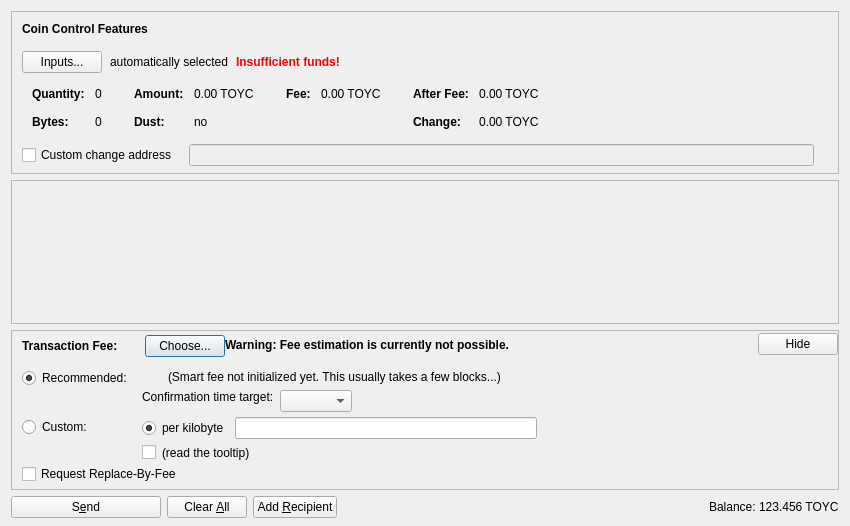
<?xml version="1.0" encoding="UTF-8"?>
<ui version="4.0">
 <class>SendCoinsDialog</class>
 <widget class="QDialog" name="SendCoinsDialog">
  <property name="geometry">
   <rect>
    <x>0</x>
    <y>0</y>
    <width>850</width>
    <height>526</height>
   </rect>
  </property>
  <property name="windowTitle">
   <string>Send Coins</string>
  </property>
  <layout class="QVBoxLayout" name="verticalLayout" stretch="0,1,0,0">
   <property name="bottomMargin">
    <number>8</number>
   </property>
   <item>
    <widget class="QFrame" name="frameCoinControl">
     <property name="sizePolicy">
      <sizepolicy hsizetype="Expanding" vsizetype="Expanding">
       <horstretch>0</horstretch>
       <verstretch>0</verstretch>
      </sizepolicy>
     </property>
     <property name="maximumSize">
      <size>
       <width>16777215</width>
       <height>16777215</height>
      </size>
     </property>
     <property name="frameShape">
      <enum>QFrame::StyledPanel</enum>
     </property>
     <property name="frameShadow">
      <enum>QFrame::Sunken</enum>
     </property>
     <layout class="QVBoxLayout" name="verticalLayoutCoinControl2">
      <property name="spacing">
       <number>0</number>
      </property>
      <property name="leftMargin">
       <number>0</number>
      </property>
      <property name="topMargin">
       <number>0</number>
      </property>
      <property name="rightMargin">
       <number>0</number>
      </property>
      <property name="bottomMargin">
       <number>6</number>
      </property>
      <item>
       <layout class="QVBoxLayout" name="verticalLayoutCoinControl" stretch="0,0,0,0,1">
        <property name="spacing">
         <number>0</number>
        </property>
        <property name="leftMargin">
         <number>10</number>
        </property>
        <property name="topMargin">
         <number>10</number>
        </property>
        <item>
         <layout class="QHBoxLayout" name="horizontalLayoutCoinControl1">
          <property name="bottomMargin">
           <number>15</number>
          </property>
          <item>
           <widget class="QLabel" name="labelCoinControlFeatures">
            <property name="sizePolicy">
             <sizepolicy hsizetype="Preferred" vsizetype="Maximum">
              <horstretch>0</horstretch>
              <verstretch>0</verstretch>
             </sizepolicy>
            </property>
            <property name="font">
             <font>
              <weight>75</weight>
              <bold>true</bold>
             </font>
            </property>
            <property name="styleSheet">
             <string notr="true">font-weight:bold;</string>
            </property>
            <property name="text">
             <string>Coin Control Features</string>
            </property>
           </widget>
          </item>
         </layout>
        </item>
        <item>
         <layout class="QHBoxLayout" name="horizontalLayoutCoinControl2" stretch="0,0,0,0">
          <property name="spacing">
           <number>8</number>
          </property>
          <property name="bottomMargin">
           <number>10</number>
          </property>
          <item>
           <widget class="QPushButton" name="pushButtonCoinControl">
            <property name="styleSheet">
             <string notr="true"/>
            </property>
            <property name="text">
             <string>Inputs...</string>
            </property>
            <property name="autoDefault">
             <bool>false</bool>
            </property>
           </widget>
          </item>
          <item>
           <widget class="QLabel" name="labelCoinControlAutomaticallySelected">
            <property name="text">
             <string>automatically selected</string>
            </property>
            <property name="margin">
             <number>5</number>
            </property>
           </widget>
          </item>
          <item>
           <widget class="QLabel" name="labelCoinControlInsuffFunds">
            <property name="font">
             <font>
              <weight>75</weight>
              <bold>true</bold>
             </font>
            </property>
            <property name="styleSheet">
             <string notr="true">color:red;font-weight:bold;</string>
            </property>
            <property name="text">
             <string>Insufficient funds!</string>
            </property>
            <property name="margin">
             <number>5</number>
            </property>
           </widget>
          </item>
          <item>
           <spacer name="horizontalSpacerCoinControl">
            <property name="orientation">
             <enum>Qt::Horizontal</enum>
            </property>
            <property name="sizeHint" stdset="0">
             <size>
              <width>40</width>
              <height>1</height>
             </size>
            </property>
           </spacer>
          </item>
         </layout>
        </item>
        <item>
         <widget class="QWidget" name="widgetCoinControl" native="true">
          <property name="sizePolicy">
           <sizepolicy hsizetype="Preferred" vsizetype="Preferred">
            <horstretch>0</horstretch>
            <verstretch>0</verstretch>
           </sizepolicy>
          </property>
          <property name="minimumSize">
           <size>
            <width>0</width>
            <height>0</height>
           </size>
          </property>
          <property name="styleSheet">
           <string notr="true"/>
          </property>
          <layout class="QHBoxLayout" name="horizontalLayoutCoinControl5">
           <property name="leftMargin">
            <number>0</number>
           </property>
           <property name="topMargin">
            <number>0</number>
           </property>
           <property name="rightMargin">
            <number>0</number>
           </property>
           <property name="bottomMargin">
            <number>0</number>
           </property>
           <item>
            <layout class="QHBoxLayout" name="horizontalLayoutCoinControl3" stretch="0,0,0,1">
             <property name="spacing">
              <number>20</number>
             </property>
             <property name="topMargin">
              <number>0</number>
             </property>
             <property name="bottomMargin">
              <number>10</number>
             </property>
             <item>
              <layout class="QFormLayout" name="formLayoutCoinControl1">
               <property name="horizontalSpacing">
                <number>10</number>
               </property>
               <property name="verticalSpacing">
                <number>14</number>
               </property>
               <property name="leftMargin">
                <number>10</number>
               </property>
               <property name="topMargin">
                <number>4</number>
               </property>
               <property name="rightMargin">
                <number>6</number>
               </property>
               <item row="0" column="0">
                <widget class="QLabel" name="labelCoinControlQuantityText">
                 <property name="font">
                  <font>
                   <weight>75</weight>
                   <bold>true</bold>
                  </font>
                 </property>
                 <property name="text">
                  <string>Quantity:</string>
                 </property>
                 <property name="margin">
                  <number>0</number>
                 </property>
                </widget>
               </item>
               <item row="0" column="1">
                <widget class="QLabel" name="labelCoinControlQuantity">
                 <property name="cursor">
                  <cursorShape>IBeamCursor</cursorShape>
                 </property>
                 <property name="contextMenuPolicy">
                  <enum>Qt::ActionsContextMenu</enum>
                 </property>
                 <property name="text">
                  <string notr="true">0</string>
                 </property>
                 <property name="margin">
                  <number>0</number>
                 </property>
                 <property name="textInteractionFlags">
                  <set>Qt::LinksAccessibleByMouse|Qt::TextSelectableByKeyboard|Qt::TextSelectableByMouse</set>
                 </property>
                </widget>
               </item>
               <item row="1" column="0">
                <widget class="QLabel" name="labelCoinControlBytesText">
                 <property name="font">
                  <font>
                   <weight>75</weight>
                   <bold>true</bold>
                  </font>
                 </property>
                 <property name="text">
                  <string>Bytes:</string>
                 </property>
                </widget>
               </item>
               <item row="1" column="1">
                <widget class="QLabel" name="labelCoinControlBytes">
                 <property name="cursor">
                  <cursorShape>IBeamCursor</cursorShape>
                 </property>
                 <property name="contextMenuPolicy">
                  <enum>Qt::ActionsContextMenu</enum>
                 </property>
                 <property name="text">
                  <string notr="true">0</string>
                 </property>
                 <property name="textInteractionFlags">
                  <set>Qt::LinksAccessibleByMouse|Qt::TextSelectableByKeyboard|Qt::TextSelectableByMouse</set>
                 </property>
                </widget>
               </item>
              </layout>
             </item>
             <item>
              <layout class="QFormLayout" name="formLayoutCoinControl2">
               <property name="horizontalSpacing">
                <number>10</number>
               </property>
               <property name="verticalSpacing">
                <number>14</number>
               </property>
               <property name="leftMargin">
                <number>6</number>
               </property>
               <property name="topMargin">
                <number>4</number>
               </property>
               <property name="rightMargin">
                <number>6</number>
               </property>
               <item row="0" column="0">
                <widget class="QLabel" name="labelCoinControlAmountText">
                 <property name="font">
                  <font>
                   <weight>75</weight>
                   <bold>true</bold>
                  </font>
                 </property>
                 <property name="text">
                  <string>Amount:</string>
                 </property>
                 <property name="margin">
                  <number>0</number>
                 </property>
                </widget>
               </item>
               <item row="0" column="1">
                <widget class="QLabel" name="labelCoinControlAmount">
                 <property name="cursor">
                  <cursorShape>IBeamCursor</cursorShape>
                 </property>
                 <property name="contextMenuPolicy">
                  <enum>Qt::ActionsContextMenu</enum>
                 </property>
                 <property name="text">
                  <string notr="true">0.00 TOYC</string>
                 </property>
                 <property name="textInteractionFlags">
                  <set>Qt::LinksAccessibleByMouse|Qt::TextSelectableByKeyboard|Qt::TextSelectableByMouse</set>
                 </property>
                </widget>
               </item>
               <item row="1" column="0">
                <widget class="QLabel" name="labelCoinControlLowOutputText">
                 <property name="font">
                  <font>
                   <weight>75</weight>
                   <bold>true</bold>
                  </font>
                 </property>
                 <property name="text">
                  <string>Dust:</string>
                 </property>
                </widget>
               </item>
               <item row="1" column="1">
                <widget class="QLabel" name="labelCoinControlLowOutput">
                 <property name="cursor">
                  <cursorShape>IBeamCursor</cursorShape>
                 </property>
                 <property name="contextMenuPolicy">
                  <enum>Qt::ActionsContextMenu</enum>
                 </property>
                 <property name="text">
                  <string notr="true">no</string>
                 </property>
                 <property name="textInteractionFlags">
                  <set>Qt::LinksAccessibleByMouse|Qt::TextSelectableByKeyboard|Qt::TextSelectableByMouse</set>
                 </property>
                </widget>
               </item>
              </layout>
             </item>
             <item>
              <layout class="QFormLayout" name="formLayoutCoinControl3">
               <property name="horizontalSpacing">
                <number>10</number>
               </property>
               <property name="verticalSpacing">
                <number>14</number>
               </property>
               <property name="leftMargin">
                <number>6</number>
               </property>
               <property name="topMargin">
                <number>4</number>
               </property>
               <property name="rightMargin">
                <number>6</number>
               </property>
               <item row="0" column="0">
                <widget class="QLabel" name="labelCoinControlFeeText">
                 <property name="font">
                  <font>
                   <weight>75</weight>
                   <bold>true</bold>
                  </font>
                 </property>
                 <property name="text">
                  <string>Fee:</string>
                 </property>
                 <property name="margin">
                  <number>0</number>
                 </property>
                </widget>
               </item>
               <item row="0" column="1">
                <widget class="QLabel" name="labelCoinControlFee">
                 <property name="cursor">
                  <cursorShape>IBeamCursor</cursorShape>
                 </property>
                 <property name="contextMenuPolicy">
                  <enum>Qt::ActionsContextMenu</enum>
                 </property>
                 <property name="text">
                  <string notr="true">0.00 TOYC</string>
                 </property>
                 <property name="textInteractionFlags">
                  <set>Qt::LinksAccessibleByMouse|Qt::TextSelectableByKeyboard|Qt::TextSelectableByMouse</set>
                 </property>
                </widget>
               </item>
              </layout>
             </item>
             <item>
              <layout class="QFormLayout" name="formLayoutCoinControl4">
               <property name="horizontalSpacing">
                <number>10</number>
               </property>
               <property name="verticalSpacing">
                <number>14</number>
               </property>
               <property name="leftMargin">
                <number>6</number>
               </property>
               <property name="topMargin">
                <number>4</number>
               </property>
               <property name="rightMargin">
                <number>6</number>
               </property>
               <item row="0" column="0">
                <widget class="QLabel" name="labelCoinControlAfterFeeText">
                 <property name="font">
                  <font>
                   <weight>75</weight>
                   <bold>true</bold>
                  </font>
                 </property>
                 <property name="text">
                  <string>After Fee:</string>
                 </property>
                 <property name="margin">
                  <number>0</number>
                 </property>
                </widget>
               </item>
               <item row="0" column="1">
                <widget class="QLabel" name="labelCoinControlAfterFee">
                 <property name="cursor">
                  <cursorShape>IBeamCursor</cursorShape>
                 </property>
                 <property name="contextMenuPolicy">
                  <enum>Qt::ActionsContextMenu</enum>
                 </property>
                 <property name="text">
                  <string notr="true">0.00 TOYC</string>
                 </property>
                 <property name="textInteractionFlags">
                  <set>Qt::LinksAccessibleByMouse|Qt::TextSelectableByKeyboard|Qt::TextSelectableByMouse</set>
                 </property>
                </widget>
               </item>
               <item row="1" column="0">
                <widget class="QLabel" name="labelCoinControlChangeText">
                 <property name="font">
                  <font>
                   <weight>75</weight>
                   <bold>true</bold>
                  </font>
                 </property>
                 <property name="text">
                  <string>Change:</string>
                 </property>
                </widget>
               </item>
               <item row="1" column="1">
                <widget class="QLabel" name="labelCoinControlChange">
                 <property name="cursor">
                  <cursorShape>IBeamCursor</cursorShape>
                 </property>
                 <property name="contextMenuPolicy">
                  <enum>Qt::ActionsContextMenu</enum>
                 </property>
                 <property name="text">
                  <string notr="true">0.00 TOYC</string>
                 </property>
                 <property name="textInteractionFlags">
                  <set>Qt::LinksAccessibleByMouse|Qt::TextSelectableByKeyboard|Qt::TextSelectableByMouse</set>
                 </property>
                </widget>
               </item>
              </layout>
             </item>
            </layout>
           </item>
          </layout>
         </widget>
        </item>
        <item>
         <layout class="QHBoxLayout" name="horizontalLayoutCoinControl4" stretch="0,0,0">
          <property name="spacing">
           <number>12</number>
          </property>
          <property name="sizeConstraint">
           <enum>QLayout::SetDefaultConstraint</enum>
          </property>
          <property name="topMargin">
           <number>5</number>
          </property>
          <property name="rightMargin">
           <number>5</number>
          </property>
          <item>
           <widget class="QCheckBox" name="checkBoxCoinControlChange">
            <property name="toolTip">
             <string>If this is activated, but the change address is empty or invalid, change will be sent to a newly generated address.</string>
            </property>
            <property name="text">
             <string>Custom change address</string>
            </property>
           </widget>
          </item>
          <item>
           <widget class="QValidatedLineEdit" name="lineEditCoinControlChange">
            <property name="enabled">
             <bool>false</bool>
            </property>
            <property name="sizePolicy">
             <sizepolicy hsizetype="Expanding" vsizetype="Fixed">
              <horstretch>0</horstretch>
              <verstretch>0</verstretch>
             </sizepolicy>
            </property>
           </widget>
          </item>
          <item>
           <widget class="QLabel" name="labelCoinControlChangeLabel">
            <property name="sizePolicy">
             <sizepolicy hsizetype="Preferred" vsizetype="Expanding">
              <horstretch>0</horstretch>
              <verstretch>0</verstretch>
             </sizepolicy>
            </property>
            <property name="minimumSize">
             <size>
              <width>0</width>
              <height>0</height>
             </size>
            </property>
            <property name="text">
             <string/>
            </property>
            <property name="margin">
             <number>3</number>
            </property>
           </widget>
          </item>
         </layout>
        </item>
        <item>
         <spacer name="verticalSpacerCoinControl">
          <property name="orientation">
           <enum>Qt::Vertical</enum>
          </property>
          <property name="sizeHint" stdset="0">
           <size>
            <width>800</width>
            <height>1</height>
           </size>
          </property>
         </spacer>
        </item>
       </layout>
      </item>
     </layout>
    </widget>
   </item>
   <item>
    <widget class="QScrollArea" name="scrollArea">
     <property name="widgetResizable">
      <bool>true</bool>
     </property>
     <widget class="QWidget" name="scrollAreaWidgetContents">
      <property name="geometry">
       <rect>
        <x>0</x>
        <y>0</y>
        <width>830</width>
        <height>104</height>
       </rect>
      </property>
      <layout class="QVBoxLayout" name="verticalLayout_2" stretch="0,1">
       <property name="leftMargin">
        <number>0</number>
       </property>
       <property name="topMargin">
        <number>0</number>
       </property>
       <property name="rightMargin">
        <number>0</number>
       </property>
       <property name="bottomMargin">
        <number>0</number>
       </property>
       <item>
        <layout class="QVBoxLayout" name="entries">
         <property name="spacing">
          <number>6</number>
         </property>
        </layout>
       </item>
       <item>
        <spacer name="verticalSpacer">
         <property name="orientation">
          <enum>Qt::Vertical</enum>
         </property>
         <property name="sizeHint" stdset="0">
          <size>
           <width>20</width>
           <height>40</height>
          </size>
         </property>
        </spacer>
       </item>
      </layout>
     </widget>
    </widget>
   </item>
   <item>
    <widget class="QFrame" name="frameFee">
     <property name="sizePolicy">
      <sizepolicy hsizetype="Expanding" vsizetype="Expanding">
       <horstretch>0</horstretch>
       <verstretch>0</verstretch>
      </sizepolicy>
     </property>
     <property name="maximumSize">
      <size>
       <width>16777215</width>
       <height>16777215</height>
      </size>
     </property>
     <property name="frameShape">
      <enum>QFrame::StyledPanel</enum>
     </property>
     <property name="frameShadow">
      <enum>QFrame::Sunken</enum>
     </property>
     <layout class="QVBoxLayout" name="verticalLayoutFee1">
      <property name="spacing">
       <number>0</number>
      </property>
      <property name="leftMargin">
       <number>0</number>
      </property>
      <property name="topMargin">
       <number>0</number>
      </property>
      <property name="rightMargin">
       <number>0</number>
      </property>
      <property name="bottomMargin">
       <number>0</number>
      </property>
      <item>
       <layout class="QVBoxLayout" name="verticalLayoutFee2" stretch="0,0,0">
        <property name="spacing">
         <number>0</number>
        </property>
        <property name="leftMargin">
         <number>10</number>
        </property>
        <property name="topMargin">
         <number>0</number>
        </property>
        <item>
         <layout class="QHBoxLayout" name="horizontalLayoutFee1">
          <property name="bottomMargin">
           <number>0</number>
          </property>
          <item>
           <layout class="QVBoxLayout" name="verticalLayoutFee7">
            <property name="spacing">
             <number>0</number>
            </property>
            <item>
             <spacer name="verticalSpacerSmartFee">
              <property name="orientation">
               <enum>Qt::Vertical</enum>
              </property>
              <property name="sizeType">
               <enum>QSizePolicy::Fixed</enum>
              </property>
              <property name="sizeHint" stdset="0">
               <size>
                <width>1</width>
                <height>4</height>
               </size>
              </property>
             </spacer>
            </item>
            <item>
             <layout class="QHBoxLayout" name="horizontalLayoutSmartFee">
              <property name="spacing">
               <number>10</number>
              </property>
              <item>
               <widget class="QLabel" name="labelFeeHeadline">
                <property name="sizePolicy">
                 <sizepolicy hsizetype="Preferred" vsizetype="Maximum">
                  <horstretch>0</horstretch>
                  <verstretch>0</verstretch>
                 </sizepolicy>
                </property>
                <property name="font">
                 <font>
                  <weight>75</weight>
                  <bold>true</bold>
                 </font>
                </property>
                <property name="styleSheet">
                 <string notr="true">font-weight:bold;</string>
                </property>
                <property name="text">
                 <string>Transaction Fee:</string>
                </property>
               </widget>
              </item>
              <item>
               <widget class="QLabel" name="labelFeeMinimized">
                <property name="text">
                 <string/>
                </property>
               </widget>
              </item>
              <item>
               <widget class="QPushButton" name="buttonChooseFee">
                <property name="text">
                 <string>Choose...</string>
                </property>
               </widget>
              </item>
             </layout>
            </item>
            <item>
             <spacer name="verticalSpacer_5">
              <property name="orientation">
               <enum>Qt::Vertical</enum>
              </property>
              <property name="sizeHint" stdset="0">
               <size>
                <width>1</width>
                <height>1</height>
               </size>
              </property>
             </spacer>
            </item>
           </layout>
          </item>
          <item>
           <widget class="QLabel" name="fallbackFeeWarningLabel">
            <property name="toolTip">
             <string>Using the fallbackfee can result in sending a transaction that will take several hours or days (or never) to confirm. Consider choosing your fee manually or wait until you have validated the complete chain.</string>
            </property>
            <property name="font">
            <font>
                <weight>75</weight>
                <bold>true</bold>
            </font>
            </property>
            <property name="text">
             <string>Warning: Fee estimation is currently not possible.</string>
            </property>
            <property name="wordWrap">
             <bool>false</bool>
            </property>
           </widget>
          </item>
          <item>
           <spacer name="horizontalSpacer_4">
            <property name="orientation">
             <enum>Qt::Horizontal</enum>
            </property>
            <property name="sizeType">
             <enum>QSizePolicy::MinimumExpanding</enum>
            </property>
            <property name="sizeHint" stdset="0">
             <size>
              <width>40</width>
              <height>20</height>
             </size>
            </property>
           </spacer>
          </item>
          <item>
           <widget class="QPushButton" name="buttonMinimizeFee">
            <property name="toolTip">
             <string>collapse fee-settings</string>
            </property>
            <property name="text">
             <string>Hide</string>
            </property>
           </widget>
          </item>
         </layout>
        </item>
        <item>
         <widget class="QFrame" name="frameFeeSelection">
          <layout class="QVBoxLayout" name="verticalLayoutFee12">
           <property name="spacing">
            <number>0</number>
           </property>
           <property name="leftMargin">
            <number>0</number>
           </property>
           <property name="topMargin">
            <number>0</number>
           </property>
           <property name="rightMargin">
            <number>0</number>
           </property>
           <property name="bottomMargin">
            <number>0</number>
           </property>
           <item>
            <layout class="QGridLayout" name="gridLayoutFee">
             <property name="topMargin">
              <number>10</number>
             </property>
             <property name="bottomMargin">
              <number>4</number>
             </property>
             <property name="horizontalSpacing">
              <number>10</number>
             </property>
             <property name="verticalSpacing">
              <number>4</number>
             </property>
             <item row="1" column="1">
              <layout class="QVBoxLayout" name="verticalLayoutFee8">
               <property name="spacing">
                <number>6</number>
               </property>
               <item>
                <layout class="QHBoxLayout" name="horizontalLayoutFee13">
                 <item>
                  <widget class="QRadioButton" name="radioCustomPerKilobyte">
                   <property name="toolTip">
                    <string>If the custom fee is set to 1000 satoshis and the transaction is only 250 bytes, then &quot;per kilobyte&quot; only pays 250 satoshis in fee, while &quot;total at least&quot; pays 1000 satoshis. For transactions bigger than a kilobyte both pay by kilobyte.</string>
                   </property>
                   <property name="text">
                    <string>per kilobyte</string>
                   </property>
                   <property name="checked">
                    <bool>true</bool>
                   </property>
                   <attribute name="buttonGroup">
                    <string notr="true">groupCustomFee</string>
                   </attribute>
                  </widget>
                 </item>
                 <item>
                  <widget class="BitcoinAmountField" name="customFee"/>
                 </item>
                 <item>
                  <spacer name="horizontalSpacer_6">
                   <property name="orientation">
                    <enum>Qt::Horizontal</enum>
                   </property>
                   <property name="sizeHint" stdset="0">
                    <size>
                     <width>1</width>
                     <height>1</height>
                    </size>
                   </property>
                  </spacer>
                 </item>
                </layout>
               </item>
               <item>
                <layout class="QHBoxLayout" name="horizontalLayoutFee8">
                 <item>
                  <widget class="QCheckBox" name="checkBoxMinimumFee">
                   <property name="toolTip">
                    <string>Paying only the minimum fee is just fine as long as there is less transaction volume than space in the blocks. But be aware that this can end up in a never confirming transaction once there is more demand for toycoin transactions than the network can process.</string>
                   </property>
                   <property name="text">
                    <string/>
                   </property>
                  </widget>
                 </item>
                 <item>
                  <widget class="QLabel" name="labelMinFeeWarning">
                   <property name="enabled">
                    <bool>true</bool>
                   </property>
                   <property name="toolTip">
                    <string>Paying only the minimum fee is just fine as long as there is less transaction volume than space in the blocks. But be aware that this can end up in a never confirming transaction once there is more demand for toycoin transactions than the network can process.</string>
                   </property>
                   <property name="text">
                    <string>(read the tooltip)</string>
                   </property>
                   <property name="margin">
                    <number>5</number>
                   </property>
                  </widget>
                 </item>
                 <item>
                  <spacer name="horizontalSpacer_2">
                   <property name="orientation">
                    <enum>Qt::Horizontal</enum>
                   </property>
                   <property name="sizeHint" stdset="0">
                    <size>
                     <width>1</width>
                     <height>1</height>
                    </size>
                   </property>
                  </spacer>
                 </item>
                </layout>
               </item>
              </layout>
             </item>
             <item row="0" column="0">
              <layout class="QVBoxLayout" name="verticalLayoutFee4" stretch="0,1">
               <item>
                <widget class="QRadioButton" name="radioSmartFee">
                 <property name="text">
                  <string>Recommended:</string>
                 </property>
                 <property name="checked">
                  <bool>true</bool>
                 </property>
                 <attribute name="buttonGroup">
                  <string notr="true">groupFee</string>
                 </attribute>
                </widget>
               </item>
               <item>
                <spacer name="verticalSpacer_2">
                 <property name="orientation">
                  <enum>Qt::Vertical</enum>
                 </property>
                 <property name="sizeHint" stdset="0">
                  <size>
                   <width>1</width>
                   <height>1</height>
                  </size>
                 </property>
                </spacer>
               </item>
              </layout>
             </item>
             <item row="1" column="0">
              <layout class="QVBoxLayout" name="verticalLayoutFee9" stretch="0,1">
               <item>
                <widget class="QRadioButton" name="radioCustomFee">
                 <property name="text">
                  <string>Custom:</string>
                 </property>
                 <attribute name="buttonGroup">
                  <string notr="true">groupFee</string>
                 </attribute>
                </widget>
               </item>
               <item>
                <spacer name="verticalSpacer_6">
                 <property name="orientation">
                  <enum>Qt::Vertical</enum>
                 </property>
                 <property name="sizeHint" stdset="0">
                  <size>
                   <width>1</width>
                   <height>1</height>
                  </size>
                 </property>
                </spacer>
               </item>
              </layout>
             </item>
             <item row="0" column="1">
              <layout class="QVBoxLayout" name="verticalLayoutFee3" stretch="0,0,1">
               <property name="spacing">
                <number>6</number>
               </property>
               <property name="topMargin">
                <number>2</number>
               </property>
               <item>
                <layout class="QHBoxLayout" name="horizontalLayoutFee12">
                 <item>
                  <widget class="QLabel" name="labelSmartFee">
                   <property name="text">
                    <string/>
                   </property>
                   <property name="margin">
                    <number>2</number>
                   </property>
                  </widget>
                 </item>
                 <item>
                  <widget class="QLabel" name="labelFeeEstimation">
                   <property name="text">
                    <string/>
                   </property>
                  </widget>
                 </item>
                 <item>
                  <widget class="QLabel" name="labelSmartFee2">
                   <property name="text">
                    <string>(Smart fee not initialized yet. This usually takes a few blocks...)</string>
                   </property>
                   <property name="margin">
                    <number>2</number>
                   </property>
                  </widget>
                 </item>
                 <item>
                  <spacer name="horizontalSpacer_5">
                   <property name="orientation">
                    <enum>Qt::Horizontal</enum>
                   </property>
                   <property name="sizeHint" stdset="0">
                    <size>
                     <width>1</width>
                     <height>1</height>
                    </size>
                   </property>
                  </spacer>
                 </item>
                </layout>
               </item>
               <item>
                <layout class="QHBoxLayout" name="horizontalLayoutFee9">
                 <item>
                  <layout class="QVBoxLayout" name="verticalLayoutFee6">
                   <item>
                    <widget class="QLabel" name="labelSmartFee3">
                     <property name="text">
                      <string>Confirmation time target:</string>
                     </property>
                     <property name="margin">
                      <number>2</number>
                     </property>
                    </widget>
                   </item>
                   <item>
                    <spacer name="verticalSpacer_3">
                     <property name="orientation">
                      <enum>Qt::Vertical</enum>
                     </property>
                     <property name="sizeHint" stdset="0">
                      <size>
                       <width>1</width>
                       <height>1</height>
                      </size>
                     </property>
                    </spacer>
                   </item>
                  </layout>
                 </item>
                 <item>
                  <layout class="QVBoxLayout" name="verticalLayoutFee5">
                   <property name="rightMargin">
                    <number>30</number>
                   </property>
                   <item>
                    <layout class="QHBoxLayout" name="horizontalLayoutConfTarget">
                     <property name="bottomMargin">
                      <number>0</number>
                     </property>
                     <item>
                      <widget class="QComboBox" name="confTargetSelector"/>
                     </item>
                     <item>
                      <spacer name="horizontalSpacerConfTarget">
                       <property name="orientation">
                        <enum>Qt::Horizontal</enum>
                       </property>
                       <property name="sizeHint" stdset="0">
                        <size>
                         <width>40</width>
                         <height>20</height>
                        </size>
                       </property>
                      </spacer>
                     </item>
                    </layout>
                   </item>
                  </layout>
                 </item>
                </layout>
               </item>
               <item>
                <spacer name="verticalSpacer_4">
                 <property name="orientation">
                  <enum>Qt::Vertical</enum>
                 </property>
                 <property name="sizeHint" stdset="0">
                  <size>
                   <width>1</width>
                   <height>1</height>
                  </size>
                 </property>
                </spacer>
               </item>
              </layout>
             </item>
            </layout>
           </item>
           <item>
            <widget class="QCheckBox" name="optInRBF">
             <property name="text">
              <string>Request Replace-By-Fee</string>
             </property>
             <property name="toolTip">
              <string>Indicates that the sender may wish to replace this transaction with a new one paying higher fees (prior to being confirmed).</string>
             </property>
            </widget>
           </item>
          </layout>
         </widget>
        </item>
        <item>
         <spacer name="verticalSpacerFee">
          <property name="orientation">
           <enum>Qt::Vertical</enum>
          </property>
          <property name="sizeHint" stdset="0">
           <size>
            <width>40</width>
            <height>5</height>
           </size>
          </property>
         </spacer>
        </item>
       </layout>
      </item>
     </layout>
    </widget>
   </item>
   <item>
    <layout class="QHBoxLayout" name="horizontalLayout">
     <item>
      <widget class="QPushButton" name="sendButton">
       <property name="minimumSize">
        <size>
         <width>150</width>
         <height>0</height>
        </size>
       </property>
       <property name="toolTip">
        <string>Confirm the send action</string>
       </property>
       <property name="text">
        <string>S&amp;end</string>
       </property>
       <property name="icon">
        <iconset resource="../bitcoin.qrc">
         <normaloff>:/icons/send</normaloff>:/icons/send</iconset>
       </property>
       <property name="autoDefault">
        <bool>false</bool>
       </property>
       <property name="default">
        <bool>false</bool>
       </property>
      </widget>
     </item>
     <item>
      <widget class="QPushButton" name="clearButton">
       <property name="sizePolicy">
        <sizepolicy hsizetype="Minimum" vsizetype="Fixed">
         <horstretch>0</horstretch>
         <verstretch>0</verstretch>
        </sizepolicy>
       </property>
       <property name="toolTip">
        <string>Clear all fields of the form.</string>
       </property>
       <property name="text">
        <string>Clear &amp;All</string>
       </property>
       <property name="icon">
        <iconset resource="../bitcoin.qrc">
         <normaloff>:/icons/remove</normaloff>:/icons/remove</iconset>
       </property>
       <property name="autoDefault">
        <bool>false</bool>
       </property>
      </widget>
     </item>
     <item>
      <widget class="QPushButton" name="addButton">
       <property name="toolTip">
        <string>Send to multiple recipients at once</string>
       </property>
       <property name="text">
        <string>Add &amp;Recipient</string>
       </property>
       <property name="icon">
        <iconset resource="../bitcoin.qrc">
         <normaloff>:/icons/add</normaloff>:/icons/add</iconset>
       </property>
       <property name="autoDefault">
        <bool>false</bool>
       </property>
      </widget>
     </item>
     <item>
      <spacer name="horizontalSpacer">
       <property name="orientation">
        <enum>Qt::Horizontal</enum>
       </property>
       <property name="sizeHint" stdset="0">
        <size>
         <width>40</width>
         <height>20</height>
        </size>
       </property>
      </spacer>
     </item>
     <item>
      <layout class="QHBoxLayout" name="horizontalLayout_2">
       <property name="spacing">
        <number>3</number>
       </property>
       <item>
        <widget class="QLabel" name="label">
         <property name="sizePolicy">
          <sizepolicy hsizetype="Preferred" vsizetype="Fixed">
           <horstretch>0</horstretch>
           <verstretch>0</verstretch>
          </sizepolicy>
         </property>
         <property name="text">
          <string>Balance:</string>
         </property>
        </widget>
       </item>
       <item>
        <widget class="QLabel" name="labelBalance">
         <property name="sizePolicy">
          <sizepolicy hsizetype="Preferred" vsizetype="Fixed">
           <horstretch>0</horstretch>
           <verstretch>0</verstretch>
          </sizepolicy>
         </property>
         <property name="cursor">
          <cursorShape>IBeamCursor</cursorShape>
         </property>
         <property name="text">
          <string notr="true">123.456 TOYC</string>
         </property>
         <property name="textInteractionFlags">
          <set>Qt::LinksAccessibleByMouse|Qt::TextSelectableByKeyboard|Qt::TextSelectableByMouse</set>
         </property>
        </widget>
       </item>
      </layout>
     </item>
    </layout>
   </item>
  </layout>
 </widget>
 <customwidgets>
  <customwidget>
   <class>QValidatedLineEdit</class>
   <extends>QLineEdit</extends>
   <header>qvalidatedlineedit.h</header>
  </customwidget>
  <customwidget>
   <class>BitcoinAmountField</class>
   <extends>QLineEdit</extends>
   <header>bitcoinamountfield.h</header>
   <container>1</container>
  </customwidget>
 </customwidgets>
 <resources>
  <include location="../bitcoin.qrc"/>
 </resources>
 <connections/>
 <buttongroups>
  <buttongroup name="groupFee"/>
  <buttongroup name="groupCustomFee"/>
 </buttongroups>
</ui>
